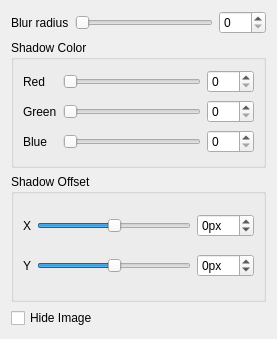
<?xml version="1.0" encoding="UTF-8"?>
<ui version="4.0">
 <class>ParametersForm</class>
 <widget class="QWidget" name="ParametersForm">
  <property name="geometry">
   <rect>
    <x>0</x>
    <y>0</y>
    <width>277</width>
    <height>339</height>
   </rect>
  </property>
  <property name="windowTitle">
   <string>Parameters</string>
  </property>
  <layout class="QVBoxLayout" name="verticalLayout">
   <item>
    <layout class="QHBoxLayout" name="horizontalLayout">
     <item>
      <widget class="QLabel" name="label">
       <property name="text">
        <string>Blur radius</string>
       </property>
      </widget>
     </item>
     <item>
      <widget class="QSlider" name="blurRadiusSlider">
       <property name="maximum">
        <number>150</number>
       </property>
       <property name="orientation">
        <enum>Qt::Horizontal</enum>
       </property>
      </widget>
     </item>
     <item>
      <widget class="QSpinBox" name="spinBox">
       <property name="maximum">
        <number>150</number>
       </property>
      </widget>
     </item>
    </layout>
   </item>
   <item>
    <widget class="QGroupBox" name="colorGroup">
     <property name="title">
      <string>Shadow Color</string>
     </property>
     <layout class="QGridLayout" name="gridLayout">
      <item row="0" column="0">
       <widget class="QLabel" name="label_5">
        <property name="text">
         <string>Red</string>
        </property>
       </widget>
      </item>
      <item row="0" column="1">
       <widget class="QSlider" name="redSlider">
        <property name="maximum">
         <number>255</number>
        </property>
        <property name="value">
         <number>0</number>
        </property>
        <property name="orientation">
         <enum>Qt::Horizontal</enum>
        </property>
       </widget>
      </item>
      <item row="0" column="2">
       <widget class="QSpinBox" name="redSpinBox">
        <property name="maximum">
         <number>255</number>
        </property>
       </widget>
      </item>
      <item row="1" column="0">
       <widget class="QLabel" name="label_6">
        <property name="text">
         <string>Green</string>
        </property>
       </widget>
      </item>
      <item row="1" column="1">
       <widget class="QSlider" name="greenSlider">
        <property name="minimum">
         <number>0</number>
        </property>
        <property name="maximum">
         <number>255</number>
        </property>
        <property name="value">
         <number>0</number>
        </property>
        <property name="sliderPosition">
         <number>0</number>
        </property>
        <property name="orientation">
         <enum>Qt::Horizontal</enum>
        </property>
       </widget>
      </item>
      <item row="1" column="2">
       <widget class="QSpinBox" name="greenSpinBox">
        <property name="maximum">
         <number>255</number>
        </property>
       </widget>
      </item>
      <item row="2" column="0">
       <widget class="QLabel" name="label_7">
        <property name="text">
         <string>Blue</string>
        </property>
       </widget>
      </item>
      <item row="2" column="1">
       <widget class="QSlider" name="blueSlider">
        <property name="minimum">
         <number>0</number>
        </property>
        <property name="maximum">
         <number>255</number>
        </property>
        <property name="value">
         <number>0</number>
        </property>
        <property name="orientation">
         <enum>Qt::Horizontal</enum>
        </property>
       </widget>
      </item>
      <item row="2" column="2">
       <widget class="QSpinBox" name="blueSpinBox">
        <property name="maximum">
         <number>255</number>
        </property>
       </widget>
      </item>
     </layout>
    </widget>
   </item>
   <item>
    <widget class="QGroupBox" name="offsetGroup">
     <property name="title">
      <string>Shadow Offset</string>
     </property>
     <layout class="QGridLayout" name="gridLayout_2">
      <item row="0" column="0">
       <widget class="QLabel" name="label_8">
        <property name="text">
         <string>X</string>
        </property>
       </widget>
      </item>
      <item row="0" column="1">
       <widget class="QSlider" name="xOffsetSlider">
        <property name="minimum">
         <number>-30</number>
        </property>
        <property name="maximum">
         <number>30</number>
        </property>
        <property name="orientation">
         <enum>Qt::Horizontal</enum>
        </property>
       </widget>
      </item>
      <item row="0" column="2">
       <widget class="QSpinBox" name="xOffsetSpinBox">
        <property name="suffix">
         <string>px</string>
        </property>
        <property name="minimum">
         <number>-30</number>
        </property>
        <property name="maximum">
         <number>30</number>
        </property>
       </widget>
      </item>
      <item row="1" column="0">
       <widget class="QLabel" name="label_9">
        <property name="text">
         <string>Y</string>
        </property>
       </widget>
      </item>
      <item row="1" column="1">
       <widget class="QSlider" name="yOffsetSlider">
        <property name="minimum">
         <number>-30</number>
        </property>
        <property name="maximum">
         <number>30</number>
        </property>
        <property name="orientation">
         <enum>Qt::Horizontal</enum>
        </property>
       </widget>
      </item>
      <item row="1" column="2">
       <widget class="QSpinBox" name="yOffsetSpinBox">
        <property name="suffix">
         <string>px</string>
        </property>
        <property name="minimum">
         <number>-30</number>
        </property>
        <property name="maximum">
         <number>30</number>
        </property>
       </widget>
      </item>
     </layout>
    </widget>
   </item>
   <item>
    <widget class="QCheckBox" name="hideImageCheckBox">
     <property name="text">
      <string>Hide Image</string>
     </property>
    </widget>
   </item>
  </layout>
 </widget>
 <resources/>
 <connections>
  <connection>
   <sender>blurRadiusSlider</sender>
   <signal>valueChanged(int)</signal>
   <receiver>spinBox</receiver>
   <slot>setValue(int)</slot>
   <hints>
    <hint type="sourcelabel">
     <x>100</x>
     <y>24</y>
    </hint>
    <hint type="destinationlabel">
     <x>274</x>
     <y>31</y>
    </hint>
   </hints>
  </connection>
  <connection>
   <sender>spinBox</sender>
   <signal>valueChanged(int)</signal>
   <receiver>blurRadiusSlider</receiver>
   <slot>setValue(int)</slot>
   <hints>
    <hint type="sourcelabel">
     <x>274</x>
     <y>33</y>
    </hint>
    <hint type="destinationlabel">
     <x>144</x>
     <y>24</y>
    </hint>
   </hints>
  </connection>
  <connection>
   <sender>redSlider</sender>
   <signal>valueChanged(int)</signal>
   <receiver>redSpinBox</receiver>
   <slot>setValue(int)</slot>
   <hints>
    <hint type="sourcelabel">
     <x>195</x>
     <y>95</y>
    </hint>
    <hint type="destinationlabel">
     <x>260</x>
     <y>97</y>
    </hint>
   </hints>
  </connection>
  <connection>
   <sender>redSpinBox</sender>
   <signal>valueChanged(int)</signal>
   <receiver>redSlider</receiver>
   <slot>setValue(int)</slot>
   <hints>
    <hint type="sourcelabel">
     <x>260</x>
     <y>97</y>
    </hint>
    <hint type="destinationlabel">
     <x>195</x>
     <y>95</y>
    </hint>
   </hints>
  </connection>
  <connection>
   <sender>greenSlider</sender>
   <signal>valueChanged(int)</signal>
   <receiver>greenSpinBox</receiver>
   <slot>setValue(int)</slot>
   <hints>
    <hint type="sourcelabel">
     <x>195</x>
     <y>132</y>
    </hint>
    <hint type="destinationlabel">
     <x>260</x>
     <y>134</y>
    </hint>
   </hints>
  </connection>
  <connection>
   <sender>greenSpinBox</sender>
   <signal>valueChanged(int)</signal>
   <receiver>greenSlider</receiver>
   <slot>setValue(int)</slot>
   <hints>
    <hint type="sourcelabel">
     <x>260</x>
     <y>134</y>
    </hint>
    <hint type="destinationlabel">
     <x>195</x>
     <y>132</y>
    </hint>
   </hints>
  </connection>
  <connection>
   <sender>blueSlider</sender>
   <signal>valueChanged(int)</signal>
   <receiver>blueSpinBox</receiver>
   <slot>setValue(int)</slot>
   <hints>
    <hint type="sourcelabel">
     <x>195</x>
     <y>169</y>
    </hint>
    <hint type="destinationlabel">
     <x>260</x>
     <y>171</y>
    </hint>
   </hints>
  </connection>
  <connection>
   <sender>blueSpinBox</sender>
   <signal>valueChanged(int)</signal>
   <receiver>blueSlider</receiver>
   <slot>setValue(int)</slot>
   <hints>
    <hint type="sourcelabel">
     <x>260</x>
     <y>171</y>
    </hint>
    <hint type="destinationlabel">
     <x>195</x>
     <y>169</y>
    </hint>
   </hints>
  </connection>
  <connection>
   <sender>xOffsetSlider</sender>
   <signal>valueChanged(int)</signal>
   <receiver>xOffsetSpinBox</receiver>
   <slot>setValue(int)</slot>
   <hints>
    <hint type="sourcelabel">
     <x>167</x>
     <y>228</y>
    </hint>
    <hint type="destinationlabel">
     <x>224</x>
     <y>235</y>
    </hint>
   </hints>
  </connection>
  <connection>
   <sender>xOffsetSpinBox</sender>
   <signal>valueChanged(int)</signal>
   <receiver>xOffsetSlider</receiver>
   <slot>setValue(int)</slot>
   <hints>
    <hint type="sourcelabel">
     <x>228</x>
     <y>225</y>
    </hint>
    <hint type="destinationlabel">
     <x>180</x>
     <y>226</y>
    </hint>
   </hints>
  </connection>
  <connection>
   <sender>yOffsetSlider</sender>
   <signal>valueChanged(int)</signal>
   <receiver>yOffsetSpinBox</receiver>
   <slot>setValue(int)</slot>
   <hints>
    <hint type="sourcelabel">
     <x>167</x>
     <y>269</y>
    </hint>
    <hint type="destinationlabel">
     <x>195</x>
     <y>269</y>
    </hint>
   </hints>
  </connection>
  <connection>
   <sender>yOffsetSpinBox</sender>
   <signal>valueChanged(int)</signal>
   <receiver>yOffsetSlider</receiver>
   <slot>setValue(int)</slot>
   <hints>
    <hint type="sourcelabel">
     <x>220</x>
     <y>266</y>
    </hint>
    <hint type="destinationlabel">
     <x>178</x>
     <y>270</y>
    </hint>
   </hints>
  </connection>
 </connections>
</ui>
